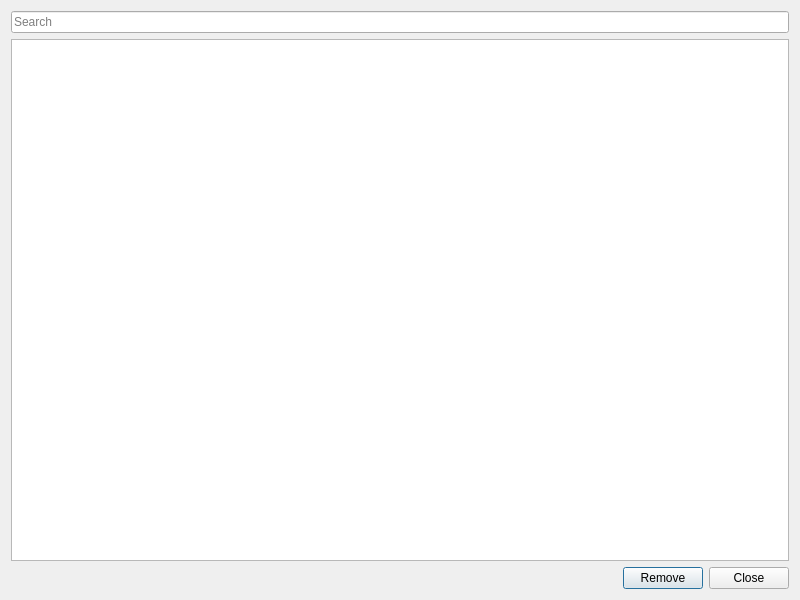
<?xml version="1.0" encoding="UTF-8"?>
<ui version="4.0">
 <class>Dialog</class>
 <widget class="QDialog" name="Dialog">
  <property name="geometry">
   <rect>
    <x>0</x>
    <y>0</y>
    <width>800</width>
    <height>600</height>
   </rect>
  </property>
  <property name="windowTitle">
   <string>Dialog</string>
  </property>
  <layout class="QGridLayout" name="gridLayout">
   <item row="0" column="0">
    <layout class="QVBoxLayout" name="verticalLayout">
     <item>
      <widget class="QLineEdit" name="searchLE">
       <property name="placeholderText">
        <string>Search</string>
       </property>
       <property name="clearButtonEnabled">
        <bool>true</bool>
       </property>
      </widget>
     </item>
     <item>
      <widget class="QTableView" name="mainViewTV">
       <property name="selectionMode">
        <enum>QAbstractItemView::MultiSelection</enum>
       </property>
       <property name="selectionBehavior">
        <enum>QAbstractItemView::SelectRows</enum>
       </property>
       <attribute name="verticalHeaderVisible">
        <bool>false</bool>
       </attribute>
      </widget>
     </item>
     <item>
      <layout class="QHBoxLayout" name="horizontalLayout">
       <item>
        <spacer name="horizontalSpacer">
         <property name="orientation">
          <enum>Qt::Horizontal</enum>
         </property>
         <property name="sizeHint" stdset="0">
          <size>
           <width>40</width>
           <height>20</height>
          </size>
         </property>
        </spacer>
       </item>
       <item>
        <widget class="QPushButton" name="removePB">
         <property name="text">
          <string>Remove</string>
         </property>
        </widget>
       </item>
       <item>
        <widget class="QPushButton" name="closePB">
         <property name="text">
          <string>Close</string>
         </property>
        </widget>
       </item>
      </layout>
     </item>
    </layout>
   </item>
  </layout>
 </widget>
 <tabstops>
  <tabstop>searchLE</tabstop>
  <tabstop>mainViewTV</tabstop>
  <tabstop>removePB</tabstop>
  <tabstop>closePB</tabstop>
 </tabstops>
 <resources/>
 <connections/>
</ui>
